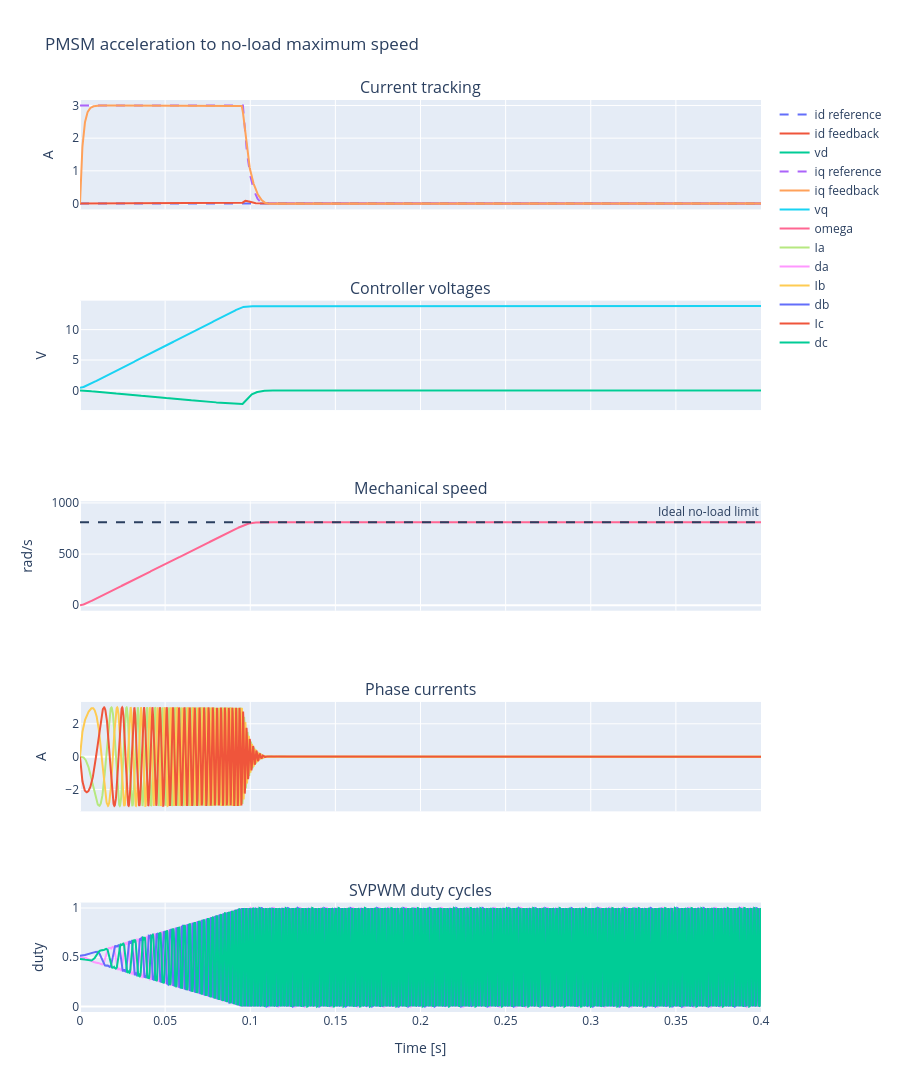

The code cell stored with this chart in its notebook:
### Code cell
import plotly.graph_objects as go
from plotly.subplots import make_subplots

fig = make_subplots(rows=5, cols=1, shared_xaxes=True,
                    subplot_titles=("Current tracking", "Controller voltages", "Mechanical speed",
                                    "Phase currents", "SVPWM duty cycles"))
for j, axis in enumerate(["d", "q"]):
    fig.add_trace(go.Scatter(x=time, y=log["reference"][:, j],
                            name=f"i{axis} reference", line=dict(dash="dash")), row=1, col=1)
    fig.add_trace(go.Scatter(x=time, y=log["measured"][:, j], name=f"i{axis} feedback"), row=1, col=1)
    fig.add_trace(go.Scatter(x=time, y=log["voltage_dq"][:, j], name=f"v{axis}"), row=2, col=1)
fig.add_trace(go.Scatter(x=time, y=log["physical"][:, 3], name="omega"), row=3, col=1)
for j, phase in enumerate("abc"):
    fig.add_trace(go.Scatter(x=time, y=log["physical"][:, j], name=f"I{phase}"), row=4, col=1)
    fig.add_trace(go.Scatter(x=time, y=log["duties"][:, j], name=f"d{phase}"), row=5, col=1)
for row, units in enumerate(["A", "V", "rad/s", "A", "duty"], start=1):
    fig.update_yaxes(title_text=units, row=row, col=1)
fig.update_xaxes(title_text="Time [s]", row=5, col=1)
fig.add_hline(y=omega_max, line_dash="dash", annotation_text="Ideal no-load limit", row=3, col=1)
fig.update_layout(height=1200, title="PMSM acceleration to no-load maximum speed")
fig.show()

### Figure 1 — Plotly figure (JSON) as saved in the notebook; plotly's stock layout.template omitted (floating-point values rounded to 4 significant figures; data arrays with more than 128 entries replaced by an {"elided": "..."} marker saying what was removed)
{"data": [{"line": {"dash": "dash"}, "name": "id reference", "type": "scatter", "x": {"elided": "4001 float values"}, "xaxis": "x", "y": {"elided": "4001 int values"}, "yaxis": "y"}, {"name": "id feedback", "type": "scatter", "x": {"elided": "4001 float values"}, "xaxis": "x", "y": {"elided": "4001 float values"}, "yaxis": "y"}, {"name": "vd", "type": "scatter", "x": {"elided": "4001 float values"}, "xaxis": "x2", "y": {"elided": "4001 float values"}, "yaxis": "y2"}, {"line": {"dash": "dash"}, "name": "iq reference", "type": "scatter", "x": {"elided": "4001 float values"}, "xaxis": "x", "y": {"elided": "4001 float values"}, "yaxis": "y"}, {"name": "iq feedback", "type": "scatter", "x": {"elided": "4001 float values"}, "xaxis": "x", "y": {"elided": "4001 float values"}, "yaxis": "y"}, {"name": "vq", "type": "scatter", "x": {"elided": "4001 float values"}, "xaxis": "x2", "y": {"elided": "4001 float values"}, "yaxis": "y2"}, {"name": "omega", "type": "scatter", "x": {"elided": "4001 float values"}, "xaxis": "x3", "y": {"elided": "4001 float values"}, "yaxis": "y3"}, {"name": "Ia", "type": "scatter", "x": {"elided": "4001 float values"}, "xaxis": "x4", "y": {"elided": "4001 float values"}, "yaxis": "y4"}, {"name": "da", "type": "scatter", "x": {"elided": "4001 float values"}, "xaxis": "x5", "y": {"elided": "4001 float values"}, "yaxis": "y5"}, {"name": "Ib", "type": "scatter", "x": {"elided": "4001 float values"}, "xaxis": "x4", "y": {"elided": "4001 float values"}, "yaxis": "y4"}, {"name": "db", "type": "scatter", "x": {"elided": "4001 float values"}, "xaxis": "x5", "y": {"elided": "4001 float values"}, "yaxis": "y5"}, {"name": "Ic", "type": "scatter", "x": {"elided": "4001 float values"}, "xaxis": "x4", "y": {"elided": "4001 float values"}, "yaxis": "y4"}, {"name": "dc", "type": "scatter", "x": {"elided": "4001 float values"}, "xaxis": "x5", "y": {"elided": "4001 float values"}, "yaxis": "y5"}], "layout": {"annotations": [{"font": {"size": 16}, "showarrow": false, "text": "Current tracking", "x": 0.5, "xanchor": "center", "xref": "paper", "y": 1, "yanchor": "bottom", "yref": "paper"}, {"font": {"size": 16}, "showarrow": false, "text": "Controller voltages", "x": 0.5, "xanchor": "center", "xref": "paper", "y": 0.78, "yanchor": "bottom", "yref": "paper"}, {"font": {"size": 16}, "showarrow": false, "text": "Mechanical speed", "x": 0.5, "xanchor": "center", "xref": "paper", "y": 0.56, "yanchor": "bottom", "yref": "paper"}, {"font": {"size": 16}, "showarrow": false, "text": "Phase currents", "x": 0.5, "xanchor": "center", "xref": "paper", "y": 0.34, "yanchor": "bottom", "yref": "paper"}, {"font": {"size": 16}, "showarrow": false, "text": "SVPWM duty cycles", "x": 0.5, "xanchor": "center", "xref": "paper", "y": 0.12, "yanchor": "bottom", "yref": "paper"}, {"showarrow": false, "text": "Ideal no-load limit", "x": 1, "xanchor": "right", "xref": "x3 domain", "y": 810.8, "yanchor": "bottom", "yref": "y3"}], "height": 1200, "shapes": [{"line": {"dash": "dash"}, "type": "line", "x0": 0, "x1": 1, "xref": "x3 domain", "y0": 810.8, "y1": 810.8, "yref": "y3"}], "title": {"text": "PMSM acceleration to no-load maximum speed"}, "xaxis": {"anchor": "y", "domain": [0, 1], "matches": "x5", "showticklabels": false}, "xaxis2": {"anchor": "y2", "domain": [0, 1], "matches": "x5", "showticklabels": false}, "xaxis3": {"anchor": "y3", "domain": [0, 1], "matches": "x5", "showticklabels": false}, "xaxis4": {"anchor": "y4", "domain": [0, 1], "matches": "x5", "showticklabels": false}, "xaxis5": {"anchor": "y5", "domain": [0, 1], "title": {"text": "Time [s]"}}, "yaxis": {"anchor": "x", "domain": [0.88, 1], "title": {"text": "A"}}, "yaxis2": {"anchor": "x2", "domain": [0.66, 0.78], "title": {"text": "V"}}, "yaxis3": {"anchor": "x3", "domain": [0.44, 0.56], "title": {"text": "rad/s"}}, "yaxis4": {"anchor": "x4", "domain": [0.22, 0.34], "title": {"text": "A"}}, "yaxis5": {"anchor": "x5", "domain": [0, 0.12], "title": {"text": "duty"}}}}
